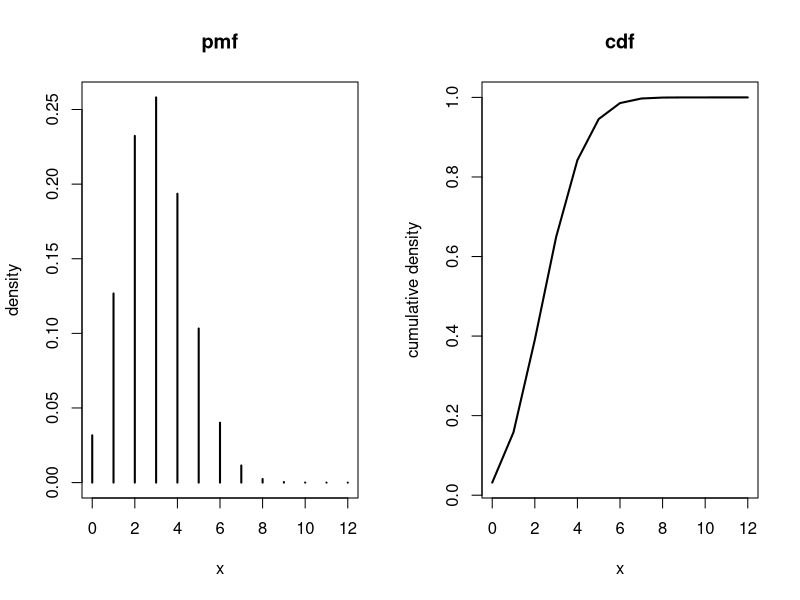
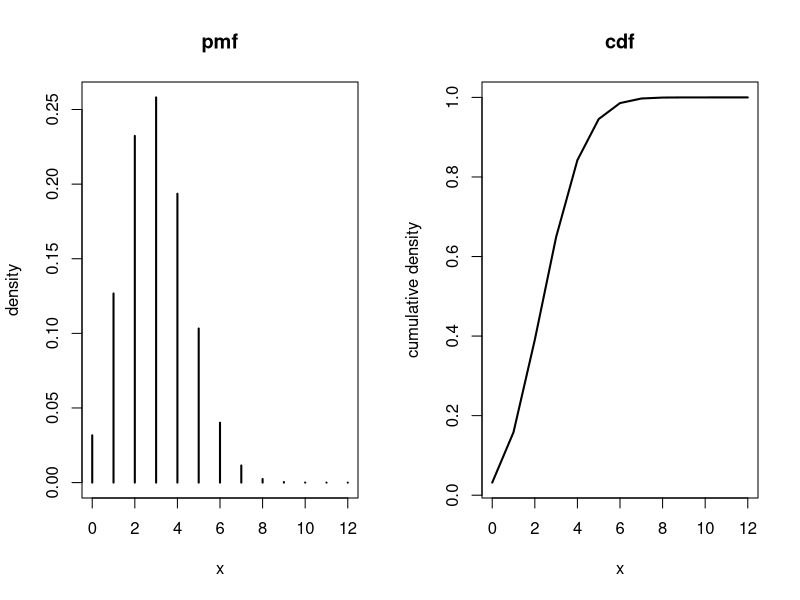
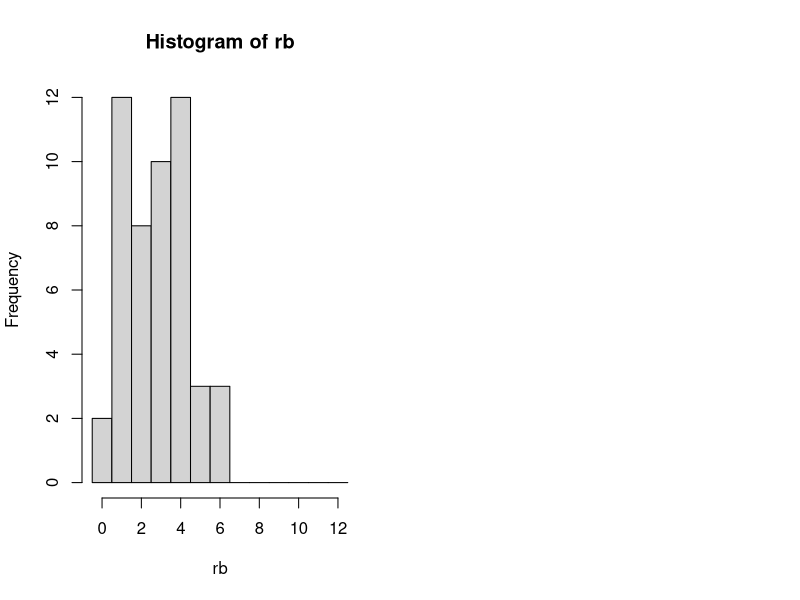
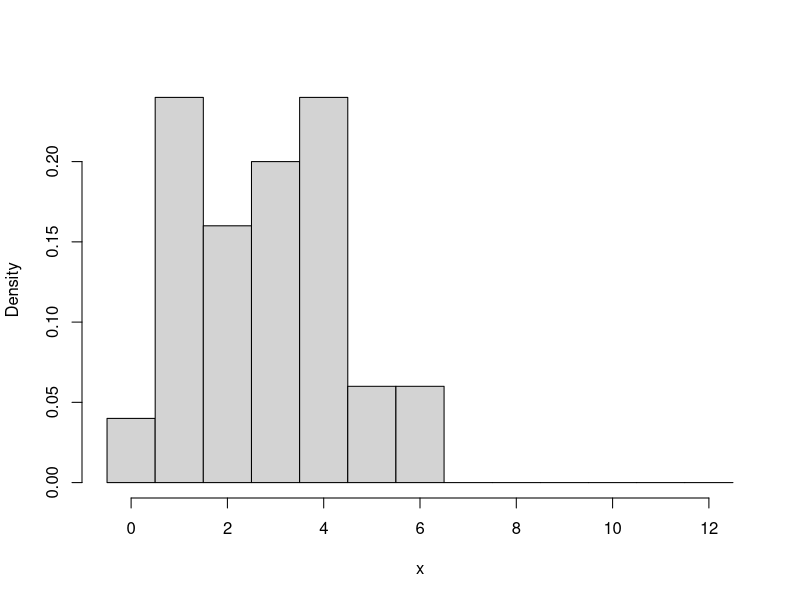
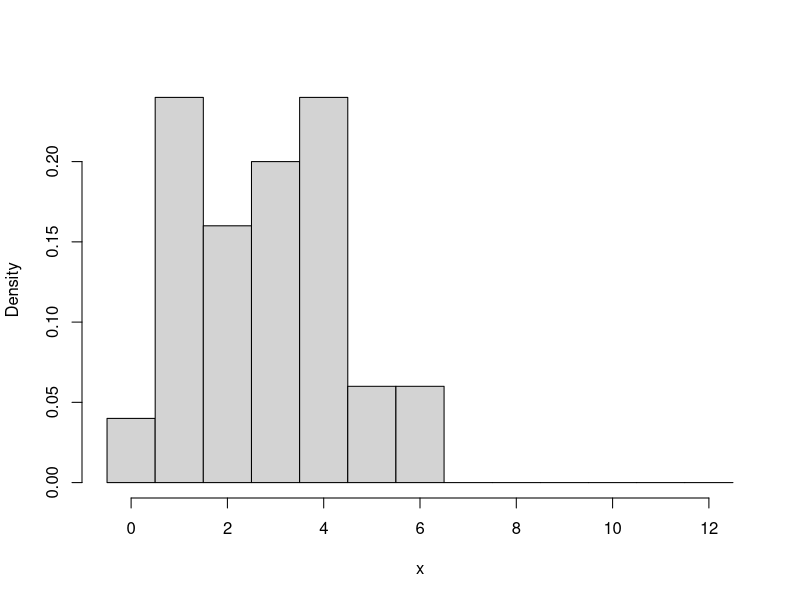
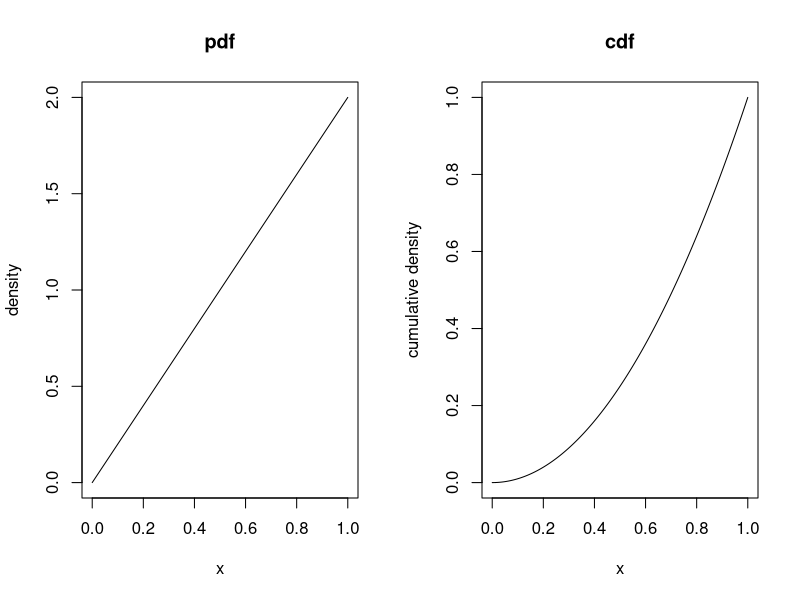
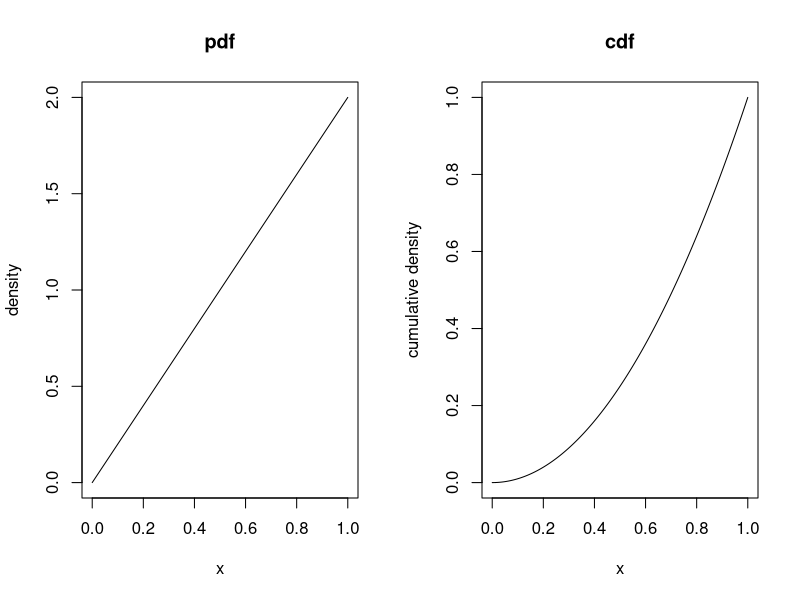
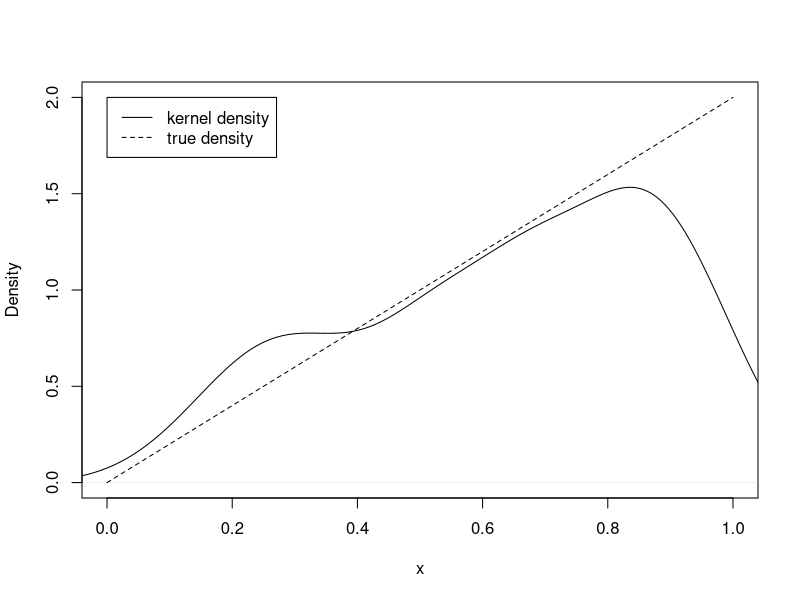

Here is the R script that generated these plots, in order:
###################################################
### chunk number 1: 
###################################################
library(xtable)
x<-c(0:12)


###################################################
### chunk number 2: fig1ab
###################################################
par(mfrow=c(1,2))
plot(x,dbinom(x,12,0.25),type="h",lwd=2,ylab="density",main="pmf")
plot(x,pbinom(x,12,0.25),type="l",lwd=2,ylab="cumulative density",main="cdf")


###################################################
### chunk number 3: fig1ab
###################################################
par(mfrow=c(1,2))
plot(x,dbinom(x,12,0.25),type="h",lwd=2,ylab="density",main="pmf")
plot(x,pbinom(x,12,0.25),type="l",lwd=2,ylab="cumulative density",main="cdf")


###################################################
### chunk number 4: 
###################################################
rb<-rbinom(50,12,0.25)
rbHist<-hist(rb,breaks=seq(-0.5,12.5,by=1))


###################################################
### chunk number 5: fig1c
###################################################
par(mfrow=c(1,1))
plot(rbHist,xlab="x",main="",freq=F)


###################################################
### chunk number 6: fig1c
###################################################
par(mfrow=c(1,1))
plot(rbHist,xlab="x",main="",freq=F)


###################################################
### chunk number 7: 
###################################################
empTab<-cbind(rbHist$density,dbinom(x,12,0.25))
colnames(empTab)<-c("empirical","true")
rownames(empTab)<-seq(0,12,by=1)
options(digits=4)


###################################################
### chunk number 8: 
###################################################
xtable(empTab,digits=4,caption="Empirical density of 50 random variates and true density for Binomial(12,0.25) distribution")


###################################################
### chunk number 9: 
###################################################
x<-seq(0,1,by=0.001)


###################################################
### chunk number 10: fig2a
###################################################
par(mfrow=c(1,2))
plot(x,dbeta(x,2,1),type="l",ylab="density",main="pdf")
plot(x,pbeta(x,2,1),type="l",ylab="cumulative density",main="cdf")


###################################################
### chunk number 11: fig2a
###################################################
par(mfrow=c(1,2))
plot(x,dbeta(x,2,1),type="l",ylab="density",main="pdf")
plot(x,pbeta(x,2,1),type="l",ylab="cumulative density",main="cdf")


###################################################
### chunk number 12: 
###################################################
pcrtBeta<-cbind(round(qbeta(0.025,2,1),4),round(qbeta(0.975,2,1),4))
colnames(pcrtBeta)<-c("2.5","97.5")
rownames(pcrtBeta)<-"percentile value"


###################################################
### chunk number 13: 
###################################################
pcrtBeta


###################################################
### chunk number 14: 
###################################################
rBeta<-rbeta(100,2,1)


###################################################
### chunk number 15: fig2d
###################################################
par(mfrow=c(1,1))
plot(density(rBeta),xlim=c(0,1),ylim=c(0,2),xlab="x",main="")
lines(x,dbeta(x,2,1),lty=2)
legend(0,2,c("kernel density","true density"),lty=1:2)


###################################################
### chunk number 16: fig2d
###################################################
par(mfrow=c(1,1))
plot(density(rBeta),xlim=c(0,1),ylim=c(0,2),xlab="x",main="")
lines(x,dbeta(x,2,1),lty=2)
legend(0,2,c("kernel density","true density"),lty=1:2)


###################################################
### chunk number 17: 
###################################################
y<-6
n<-8
darciPost<-dbeta(x,1+y,1+n-y)
ethanPost<-dbeta(x,4+y,4+n-y)
frankPost<-dbeta(x,6+y,2+n-y)


###################################################
### chunk number 18: fig3a
###################################################
par(mfrow=c(1,1))
plot(x,darciPost,type="l",ylim=c(0,max(frankPost)),ylab="density",main="Posterior Distribution")
lines(x,ethanPost,lty=2)
lines(x,frankPost,lty=3)

legend(0,3.5,c("Darci","Ethan","Frank"),lty=1:3)


###################################################
### chunk number 19: fig3a
###################################################
par(mfrow=c(1,1))
plot(x,darciPost,type="l",ylim=c(0,max(frankPost)),ylab="density",main="Posterior Distribution")
lines(x,ethanPost,lty=2)
lines(x,frankPost,lty=3)

legend(0,3.5,c("Darci","Ethan","Frank"),lty=1:3)


###################################################
### chunk number 20: 
###################################################
y<-15
n<-20

darciPrior<-dbeta(x,1,1)
ethanPrior<-dbeta(x,4,4)
frankPrior<-dbeta(x,6,2)

darciPost<-dbeta(x,1+y,1+n-y)
ethanPost<-dbeta(x,4+y,4+n-y)
frankPost<-dbeta(x,6+y,2+n-y)


###################################################
### chunk number 21: fig3b
###################################################
par(mfrow=c(1,3))
plot(x,darciPost,type="l",lty=2,ylab="density",main="Darci",ylim=c(0,5))
lines(x,darciPrior)

plot(x,ethanPost,type="l",lty=2,ylab="density",main="Ethan",ylim=c(0,5))
lines(x,ethanPrior)

plot(x,frankPost,type="l",lty=2,ylab="density",main="Frank",ylim=c(0,5))
lines(x,frankPrior)


###################################################
### chunk number 22: fig3b
###################################################
par(mfrow=c(1,3))
plot(x,darciPost,type="l",lty=2,ylab="density",main="Darci",ylim=c(0,5))
lines(x,darciPrior)

plot(x,ethanPost,type="l",lty=2,ylab="density",main="Ethan",ylim=c(0,5))
lines(x,ethanPrior)

plot(x,frankPost,type="l",lty=2,ylab="density",main="Frank",ylim=c(0,5))
lines(x,frankPrior)


###################################################
### chunk number 23: 
###################################################
betades<-function(shape1, shape2)
{
meanbeta<-shape1/(shape1+shape2)
modebeta<-(shape1-1)/(shape1+shape2-2)
medbeta<-qbeta(.5,shape1,shape2)
sdbeta<-sqrt(shape1*shape2/((shape1+shape2)^2*(shape1+shape2+1)))
des<-c(meanbeta, modebeta, medbeta, sdbeta)
names(des)<-c("mean", "mode", "median", "standard deviation")
return(des)
}

Darci<-betades(7,3)
Ethan<-betades(10,6)
Frank<-betades(12,4)


###################################################
### chunk number 24: 
###################################################
xtable(cbind(Darci,Ethan,Frank),digits=3,caption="Descriptive Statistics for Posterior Distributions from Problem 3a")


###################################################
### chunk number 25: 
###################################################
betades2<-function(shape1, shape2)
{
meanbeta<-shape1/(shape1+shape2)
modebeta<-(shape1-1)/(shape1+shape2-2)
medbeta<-qbeta(.5,shape1,shape2)
sdbeta<-sqrt(shape1*shape2/((shape1+shape2)^2*(shape1+shape2+1)))
prctile_2.5<-qbeta(0.025,shape1,shape2)
prctile_97.5<-qbeta(0.975,shape1,shape2)
des<-c(meanbeta, modebeta, medbeta, sdbeta, prctile_2.5, prctile_97.5)
names(des)<-c("mean", "mode", "median", "standard deviation","2.5th percentile","97.5th percentile")
return(des)
}

darciDes2<-betades2(7,3)
ethanDes2<-betades2(10,6)
frankDes2<-betades2(12,4)

des2.a<-cbind(darciDes2,ethanDes2,frankDes2)
colnames(des2.a)<-c("Darci","Ethan","Frank")


###################################################
### chunk number 26: 
###################################################
xtable(des2.a[5:6,],caption="2.5th and 97.5th Percentiles for Posterior Distributions from Problem 3a")


###################################################
### chunk number 27: 
###################################################

darciDes2.b<-betades2(16,6)
ethanDes2.b<-betades2(19,9)
frankDes2.b<-betades2(21,7)

des2.b<-cbind(darciDes2.b,ethanDes2.b,frankDes2.b)
colnames(des2.b)<-c("Darci","Ethan","Frank")


###################################################
### chunk number 28: 
###################################################
xtable(des2.b,caption="Descriptive Statistics for Posterior Ditributions in Problem 3b")


